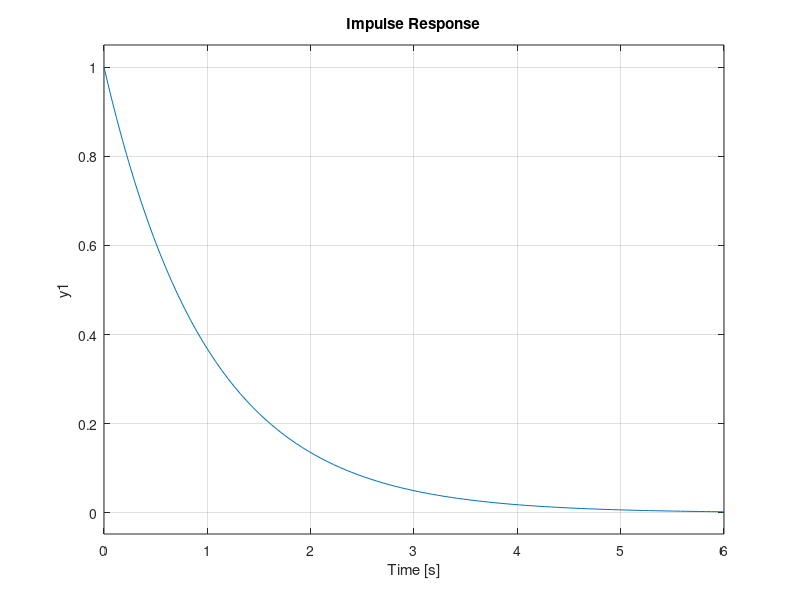
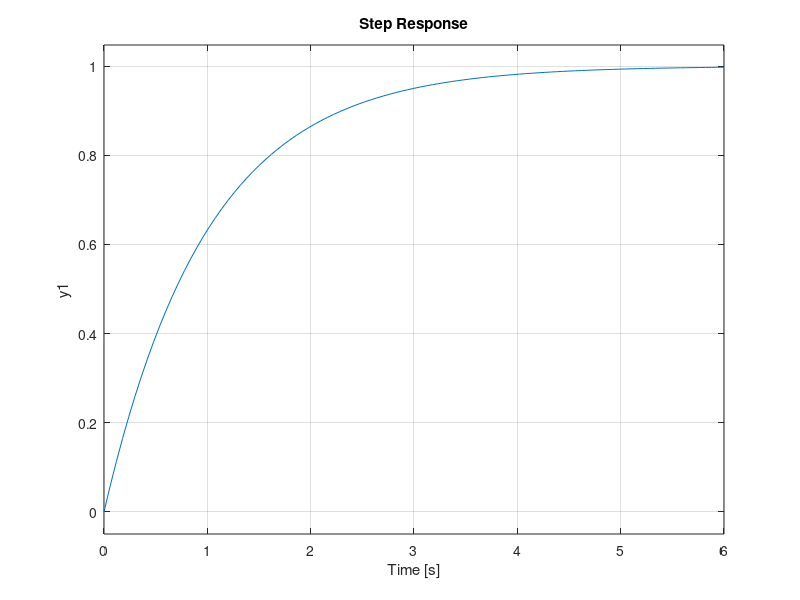
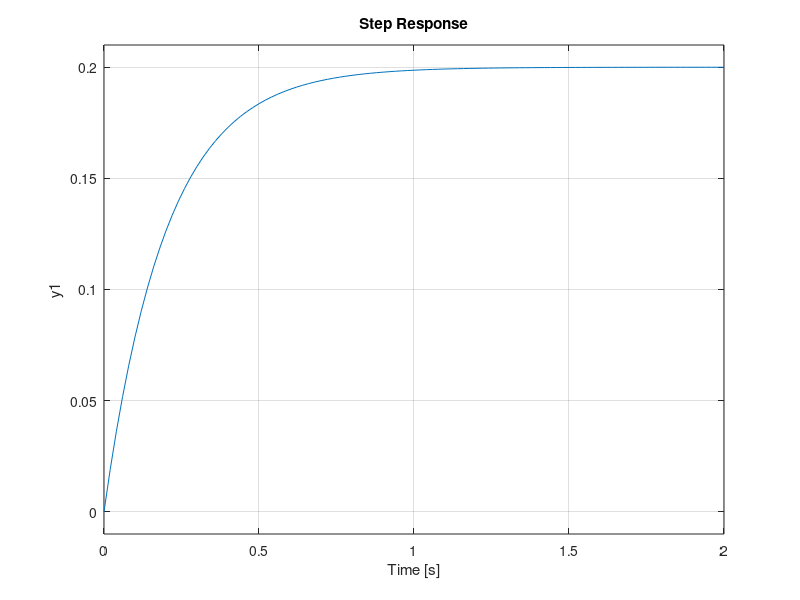

Reproduce these figures in MATLAB, in order.
%%%%%%%%%%%%%%%%%%%%%%%%%%%%%%%%%%%%%%%%%%%%%%%%%%%%%%%%%%%%%%%%%%%%%%  0 -  Laplace%%%%%%%%%%%%%%%%%%%%%%%%%%%%%%%%%%%%%%%%%%%%%%%%%%%%%%%%%%%%%%%%%%%%%%%% 1 - Preparação do código %% %% Boas práticas: limpeza de variáveis; variáveis globais%% Constantes; carregar bibliotecas;...%%%%% Limpezaclc;          % limpa visual da tela de comandosclose all;    % limpa as figurasclear all;    % limpa as variáveis%%% Bibliotecapkg load control%%%%%%%%%%%%%%%%%%%%%%%%%%%%%%%%%%%%%%%%%%%%%%%%%%%%%%%%%%%%%%%%%%%%%% 2 - Utilizando Laplace %% %%%%%  1/ (s + 1) = Y(s) / X(s) = G(s) --> ganho%%% vetoresNumerador    = 1;            % define o numerador de LaplaceDenominador  = [1 1];        % define o denominador%%% Criação Função de transferência - G(s) - ganhoGs           = tf(Numerador,Denominador)% Transfer function 'Gs' from input 'u1' to output ... %        1 % y1:  ----- %      s + 1% Continuous-time model.%%% Entrada do tipo impulso - delta(t) - X(s) = 1figure(1)impulse(Gs)%%% Entrada do tipo degrau - u(t) - X(s) = 1/sfigure(2)step(Gs)%%%%%%%%%%%%%%%%%%%%%%%%%%%%%%%%%%%%%%%%%%%%%%%%%%%%%%%%%%%%%%%%%%%%%% 3 - Codificando %% %%%%%  for (...) endparametro = [0 1 2 3 4 5];figure(3);%%% Loopfor k =1:length(parametro)  Numerador    = 1;                       % define o numerador de Laplace  Denominador  = [1 parametro(k)];        % define o denominador%%% Criação Função de transferência - G(s) - ganho  clc;  Gs           = tf(Numerador,Denominador);  step(Gs);                               % análise da resposta temporalend